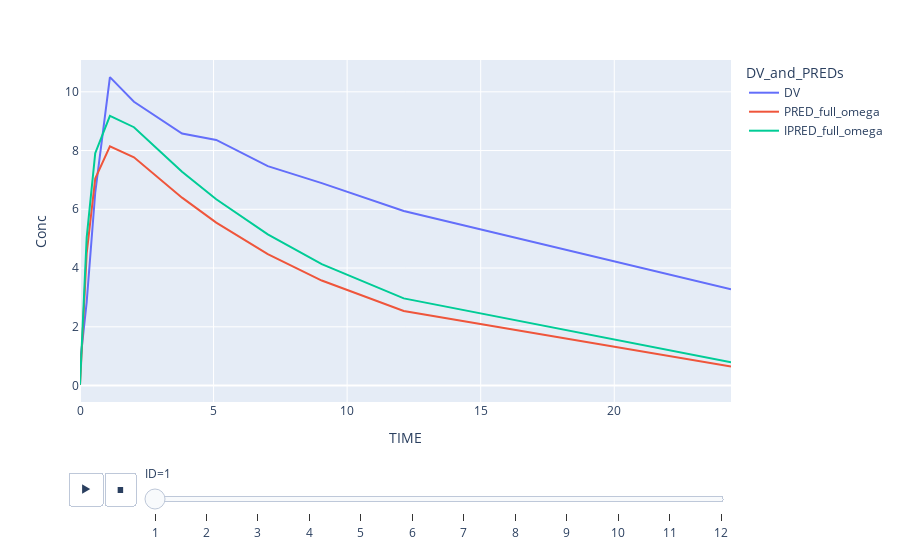

Notebook cell for this chart:
### Code cell
import plotly.express as px


px.line(data_frame=pred_df, x = 'TIME', y = 'Conc', color = 'DV_and_PREDs', animation_frame='ID')

### Figure 1 — Plotly figure (JSON) as saved in the notebook; plotly's stock layout.template omitted (floating-point values rounded to 4 significant figures)
{"data": [{"hovertemplate": "DV_and_PREDs=DV<br>ID=1<br>TIME=%{x}<br>Conc=%{y}<extra></extra>", "legendgroup": "DV", "line": {"color": "#636efa", "dash": "solid"}, "marker": {"symbol": "circle"}, "mode": "lines", "name": "DV", "orientation": "v", "showlegend": true, "type": "scatter", "x": [0.0, 0.25, 0.57, 1.12, 2.02, 3.82, 5.1, 7.03, 9.05, 12.12, 24.37], "xaxis": "x", "y": [0.74, 2.84, 6.57, 10.5, 9.66, 8.58, 8.36, 7.47, 6.89, 5.94, 3.28], "yaxis": "y"}, {"hovertemplate": "DV_and_PREDs=PRED_full_omega<br>ID=1<br>TIME=%{x}<br>Conc=%{y}<extra></extra>", "legendgroup": "PRED_full_omega", "line": {"color": "#EF553B", "dash": "solid"}, "marker": {"symbol": "circle"}, "mode": "lines", "name": "PRED_full_omega", "orientation": "v", "showlegend": true, "type": "scatter", "x": [0.0, 0.25, 0.57, 1.12, 2.02, 3.82, 5.1, 7.03, 9.05, 12.12, 24.37], "xaxis": "x", "y": [0.02164, 4.5, 7.044, 8.144, 7.771, 6.396, 5.547, 4.475, 3.574, 2.539, 0.6496], "yaxis": "y"}, {"hovertemplate": "DV_and_PREDs=IPRED_full_omega<br>ID=1<br>TIME=%{x}<br>Conc=%{y}<extra></extra>", "legendgroup": "IPRED_full_omega", "line": {"color": "#00cc96", "dash": "solid"}, "marker": {"symbol": "circle"}, "mode": "lines", "name": "IPRED_full_omega", "orientation": "v", "showlegend": true, "type": "scatter", "x": [0.0, 0.25, 0.57, 1.12, 2.02, 3.82, 5.1, 7.03, 9.05, 12.12, 24.37], "xaxis": "x", "y": [0.02436, 5.036, 7.909, 9.18, 8.794, 7.281, 6.34, 5.145, 4.135, 2.966, 0.7883], "yaxis": "y"}], "layout": {"legend": {"title": {"text": "DV_and_PREDs"}, "tracegroupgap": 0}, "margin": {"t": 60}, "sliders": [{"active": 0, "currentvalue": {"prefix": "ID="}, "len": 0.9, "pad": {"b": 10, "t": 60}, "steps": [{"args": [["1"], {"frame": {"duration": 0, "redraw": false}, "fromcurrent": true, "mode": "immediate", "transition": {"duration": 0, "easing": "linear"}}], "label": "1", "method": "animate"}, {"args": [["2"], {"frame": {"duration": 0, "redraw": false}, "fromcurrent": true, "mode": "immediate", "transition": {"duration": 0, "easing": "linear"}}], "label": "2", "method": "animate"}, {"args": [["3"], {"frame": {"duration": 0, "redraw": false}, "fromcurrent": true, "mode": "immediate", "transition": {"duration": 0, "easing": "linear"}}], "label": "3", "method": "animate"}, {"args": [["4"], {"frame": {"duration": 0, "redraw": false}, "fromcurrent": true, "mode": "immediate", "transition": {"duration": 0, "easing": "linear"}}], "label": "4", "method": "animate"}, {"args": [["5"], {"frame": {"duration": 0, "redraw": false}, "fromcurrent": true, "mode": "immediate", "transition": {"duration": 0, "easing": "linear"}}], "label": "5", "method": "animate"}, {"args": [["6"], {"frame": {"duration": 0, "redraw": false}, "fromcurrent": true, "mode": "immediate", "transition": {"duration": 0, "easing": "linear"}}], "label": "6", "method": "animate"}, {"args": [["7"], {"frame": {"duration": 0, "redraw": false}, "fromcurrent": true, "mode": "immediate", "transition": {"duration": 0, "easing": "linear"}}], "label": "7", "method": "animate"}, {"args": [["8"], {"frame": {"duration": 0, "redraw": false}, "fromcurrent": true, "mode": "immediate", "transition": {"duration": 0, "easing": "linear"}}], "label": "8", "method": "animate"}, {"args": [["9"], {"frame": {"duration": 0, "redraw": false}, "fromcurrent": true, "mode": "immediate", "transition": {"duration": 0, "easing": "linear"}}], "label": "9", "method": "animate"}, {"args": [["10"], {"frame": {"duration": 0, "redraw": false}, "fromcurrent": true, "mode": "immediate", "transition": {"duration": 0, "easing": "linear"}}], "label": "10", "method": "animate"}, {"args": [["11"], {"frame": {"duration": 0, "redraw": false}, "fromcurrent": true, "mode": "immediate", "transition": {"duration": 0, "easing": "linear"}}], "label": "11", "method": "animate"}, {"args": [["12"], {"frame": {"duration": 0, "redraw": false}, "fromcurrent": true, "mode": "immediate", "transition": {"duration": 0, "easing": "linear"}}], "label": "12", "method": "animate"}], "x": 0.1, "xanchor": "left", "y": 0, "yanchor": "top"}], "updatemenus": [{"buttons": [{"args": [null, {"frame": {"duration": 500, "redraw": false}, "fromcurrent": true, "mode": "immediate", "transition": {"duration": 500, "easing": "linear"}}], "label": "&#9654;", "method": "animate"}, {"args": [[null], {"frame": {"duration": 0, "redraw": false}, "fromcurrent": true, "mode": "immediate", "transition": {"duration": 0, "easing": "linear"}}], "label": "&#9724;", "method": "animate"}], "direction": "left", "pad": {"r": 10, "t": 70}, "showactive": false, "type": "buttons", "x": 0.1, "xanchor": "right", "y": 0, "yanchor": "top"}], "xaxis": {"anchor": "y", "domain": [0, 1], "title": {"text": "TIME"}}, "yaxis": {"anchor": "x", "domain": [0, 1], "title": {"text": "Conc"}}}}
